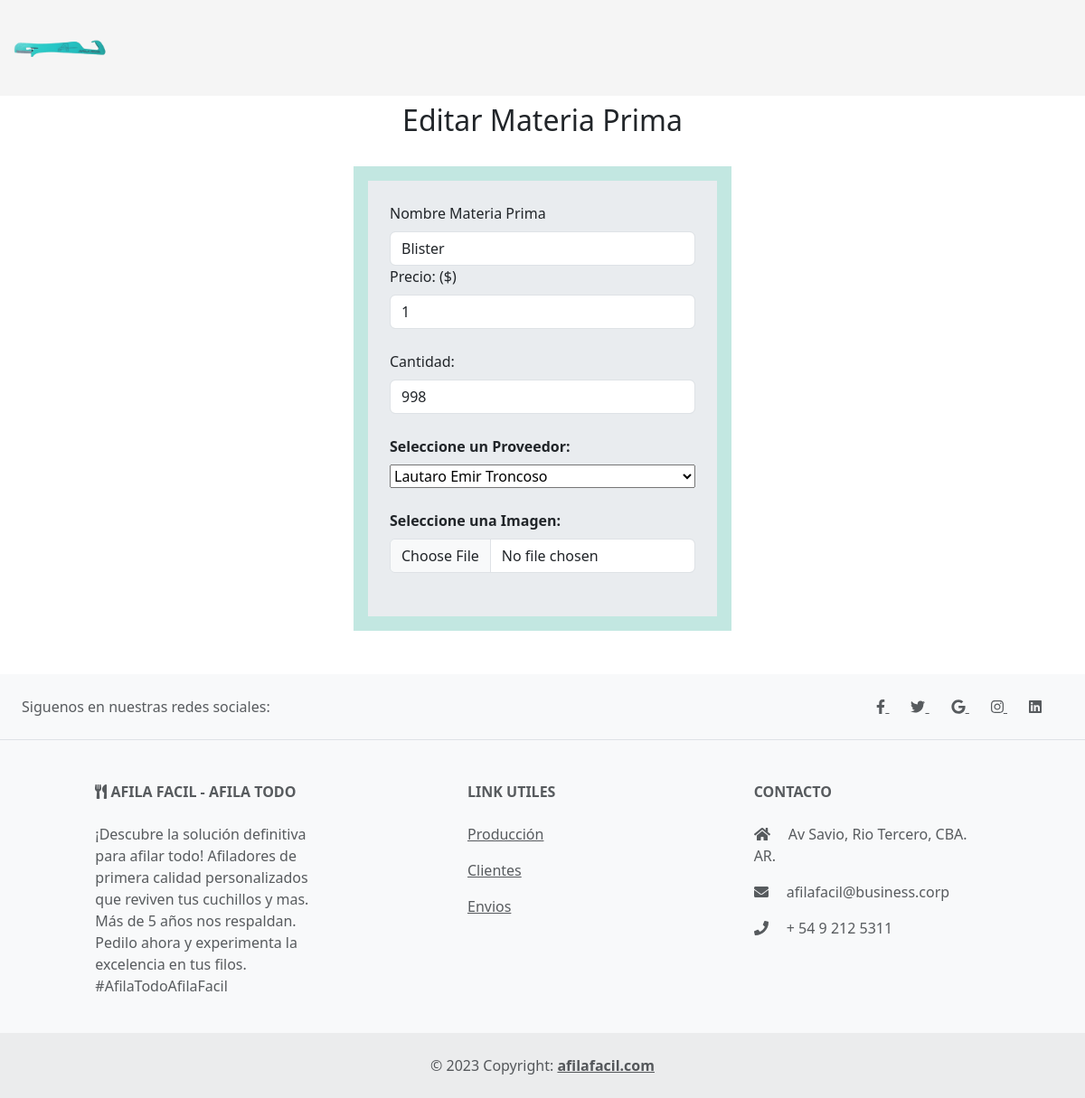
/materias_primas/editar/1/, run on an earlier commit of the app's database.
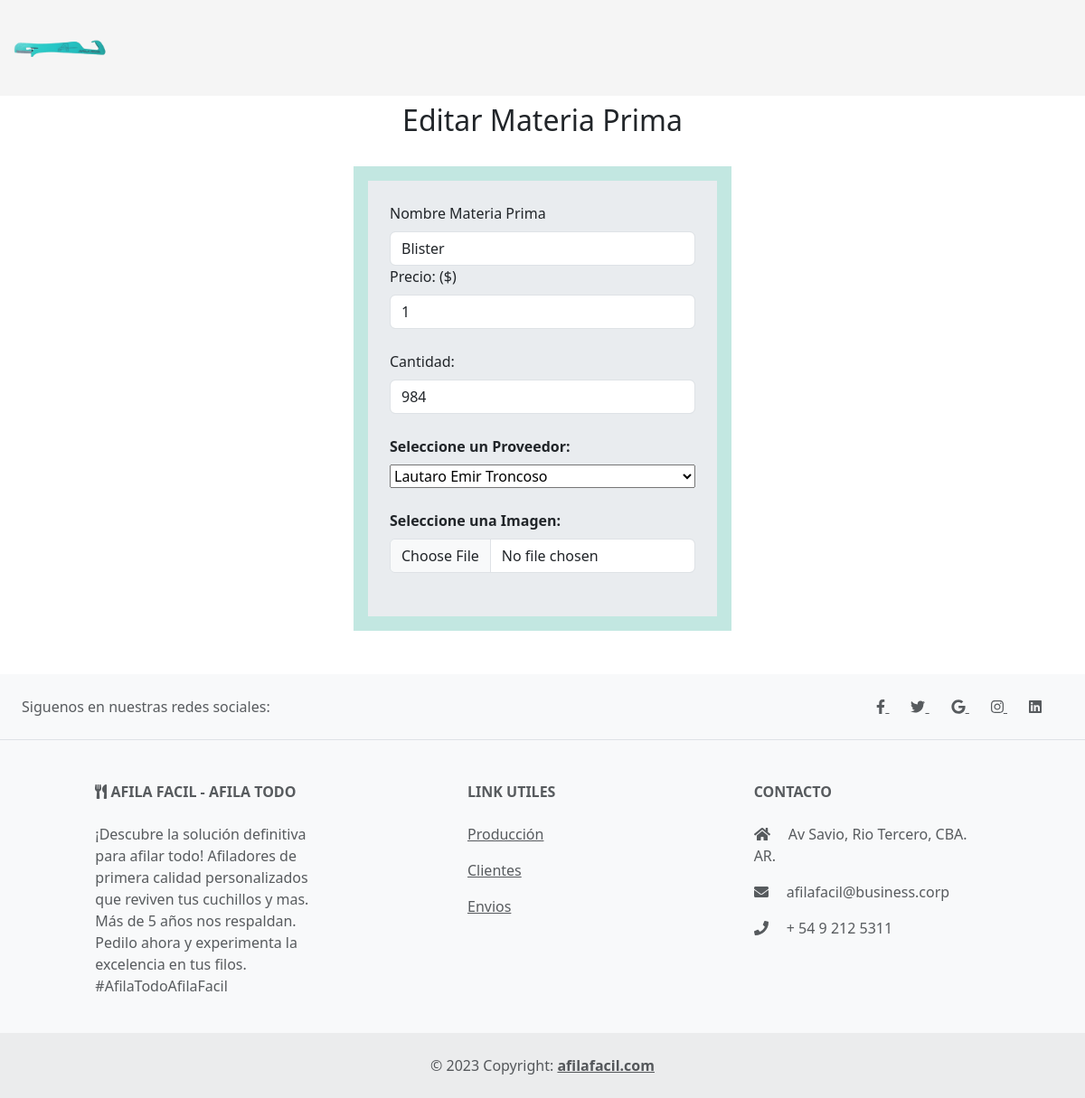
And on a later commit of the database.
### materias_primas/models.py (models this page shows, shortened)
class Materias(models.Model):
    nombre = models.CharField(max_length=45)
    precio = models.IntegerField()
    cantidad = models.IntegerField()
    proveedores = models.ForeignKey(Proveedores, null=True, blank=True, on_delete=models.SET_NULL, related_name='materias')
    imagen = models.CharField(max_length=100)
    class Meta:
        db_table = 'materias'
        verbose_name = "Materia"

### materias_primas/views.py (the view)
# urls.py: path('editar/<int:id>/', views.editar_materia, name='editar_materia'),
def editar_materia(request, id):
    materia = get_object_or_404(Materias, pk=id)
    if request.method == 'POST':
        form = MateriasForm(request.POST, request.FILES)
        if form.is_valid():
            materia.nombre = form.cleaned_data['nombre']
            materia.precio = form.cleaned_data['precio']
            materia.cantidad = form.cleaned_data['cantidad']
            materia.proveedores = form.cleaned_data['proveedores']
            materia.imagen = form.cleaned_data['imagen']
            materia.save()
            return redirect('materias_primas')
    else:
        form = MateriasForm(initial={
            'nombre': materia.nombre,
            'precio': materia.precio,
            'cantidad': materia.cantidad,
            'proveedores': materia.proveedores,
            'imagen': materia.imagen
        })
    return render(request, 'editar_materia.html', {'form': form, 'materia': materia})

### materias_primas/forms.py
class MateriasForm(forms.Form):
    nombre = forms.CharField(max_length=100)
    proveedores = forms.ModelChoiceField(queryset=Proveedores.objects.all())
    precio = forms.IntegerField()
    cantidad = forms.IntegerField()
    imagen = forms.CharField(max_length=100, required=False)

### proveedores/models.py (called while the page is built)
    def __str__(self):
        return f"{self.nombre}  {self.apellido}"

### materias_primas/templates/editar_materia.html (shortened to what this page needs)
{% extends "materias_primas/layout.html" %}
{% load static %}
{% block content %}
    <div class="container-fluid ">
        <div class="d-flex flex-column align-items-center">
          <h2 class="mb-3 mt-2">Editar Materia Prima</h2>
          <div class="d-flex justify-content-center mt-3 mb-5" style="background-color: #c2e7e1;">
            <form class="m-3 p-4 bg-body-secondary" method="post" action="{% url 'editar_materia' materia.id %}"  enctype="multipart/form-data">
              <div class="row">
                  <div class="form-outline w-100">
                    <label class="form-label" for="nombre">Nombre Materia Prima</label>
                    <input type="text" id="nombre" name="nombre" class="form-control" value="{{ materia.nombre }}" />
                  </div>
              </div>
                <div class="row mb-4">
                    <div class="form-outline w-100">
                    <label class="form-label" for="precio">Precio: ($)</label>
                    <input type="number" id="precio" name="precio" class="form-control" value="{{ materia.precio }}"/>
                    </div>
                </div>
                <div class="row mb-4">
                    <div class="form-outline w-100">
                    <label class="form-label" for="cantidad">Cantidad: </label>
                    <input type="number" id="cantidad" name="cantidad" class="form-control" value="{{ materia.cantidad }}"/>
                    </div>
                </div>
                <div class="row mb-4">
                  <div class="form-outline w-100 d-flex flex-column">
                      <label class="form-label fw-bold w-100" for="proveedores">Seleccione un Proveedor:</label>
                      {{ form.proveedores }}
                  </div>
              </div>
                <div class="row mb-4">
                    <div class="form-outline">
                    <label class="form-label fw-bold w-100" for="imagen">Seleccione una Imagen:</label>
                    <input type="file" id="imagen" name="imagen" class="form-control" value="{{ materia.imagen }}"/>
                    </div>
                </div>
            </form>
        </div>
    </div>
  </div>
{% endblock %}

What changed in the data, as far as the page shows it:
changed Materias "Blister": cantidad "998" → "984"
